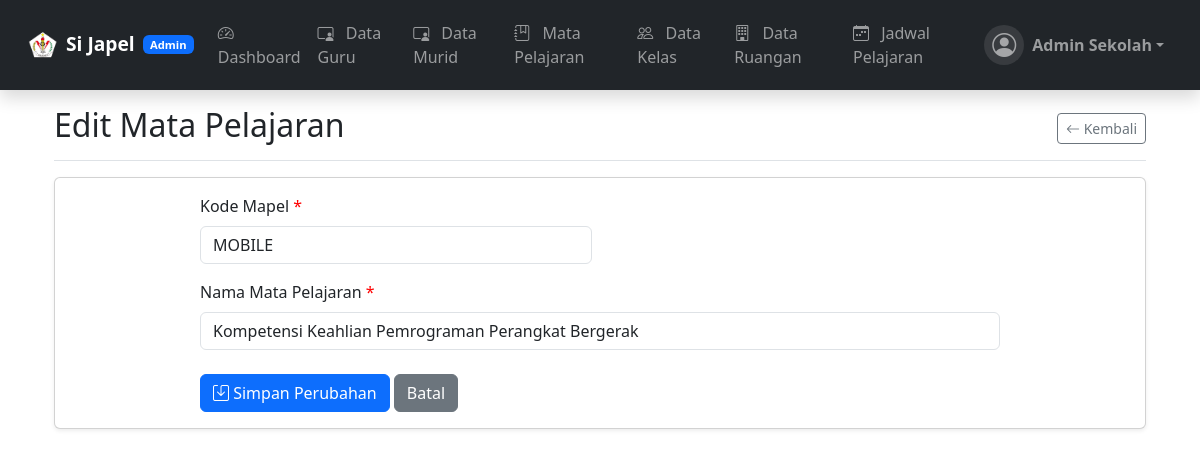
The page /admin/mapel/edit.php?id=1 (signed in) on the database its author committed.
### tables this page shows
CREATE TABLE `mata_pelajaran` (
  `id` int(11) NOT NULL,
  `nama_mapel` varchar(100) NOT NULL,
  `kode_mapel` varchar(20) NOT NULL
);

### admin/mapel/edit.php (the view, shortened to what this page needs)
<?php
include '../../config/database.php';
$id = $conn->real_escape_string($_GET['id']);
$mapel = $conn->query("SELECT * FROM mata_pelajaran WHERE id = '$id'");
$mapel = $mapel->fetch_assoc();
?>
<!DOCTYPE html>
<html lang="en">
<head>
    <link href="https://cdn.jsdelivr.net/npm/bootstrap@5.3.0/dist/css/bootstrap.min.css" rel="stylesheet">
    <link rel="stylesheet" href="https://cdn.jsdelivr.net/npm/bootstrap-icons@1.10.0/font/bootstrap-icons.css">
    <link href="../../../assets/css/style.css" rel="stylesheet">
</head>
<body>
    <?php include_once '../header_admin.php'; ?>
    <main class="container px-4">
        <div
            class="d-flex justify-content-between flex-wrap flex-md-nowrap align-items-center pt-3 pb-2 mb-3 border-bottom">
            <h1 class="h2">Edit Mata Pelajaran</h1>
            <a href="index.php" class="btn btn-sm btn-outline-secondary">
                <i class="bi bi-arrow-left"></i> Kembali
            </a>
        </div>
        <div class="card shadow-sm">
            <div class="card-body">
                <form action="process.php" method="POST" class="form-container">
                    <div class="row g-3">
                        <div class="col-md-6">
                            <label for="kode" class="form-label required-field">Kode Mapel</label>
                            <input type="text" class="form-control" id="kode" name="kode"
                                value="<?= htmlspecialchars($mapel['kode_mapel']); ?>" required>
                        </div>
                        <div class="col-12">
                            <label for="nama" class="form-label required-field">Nama Mata Pelajaran</label>
                            <input type="text" class="form-control" id="nama" name="nama"
                                value="<?= htmlspecialchars($mapel['nama_mapel']); ?>" required>
                        </div>
                        <div class="col-12 mt-4">
                            <button type="submit" class="btn btn-primary">
                                <i class="bi bi-save"></i> Simpan Perubahan
                            </button>
                            <a href="index.php" class="btn btn-secondary">Batal</a>
                        </div>
                    </div>
                </form>
            </div>
        </div>
    </main>
</body>
</html>

### admin/mapel/edit.php (style rules this page uses)
.form-container { max-width: 800px; margin: 0 auto; }
.required-field::after { content: " *"; color: red; }

### rows shown on the page
mata_pelajaran: kode "MOBILE", nama "Kompetensi Keahlian Pemrograman Perangkat Bergerak"

### other values the page prints
$current_role "Admin"
$nama "Admin Sekolah"
